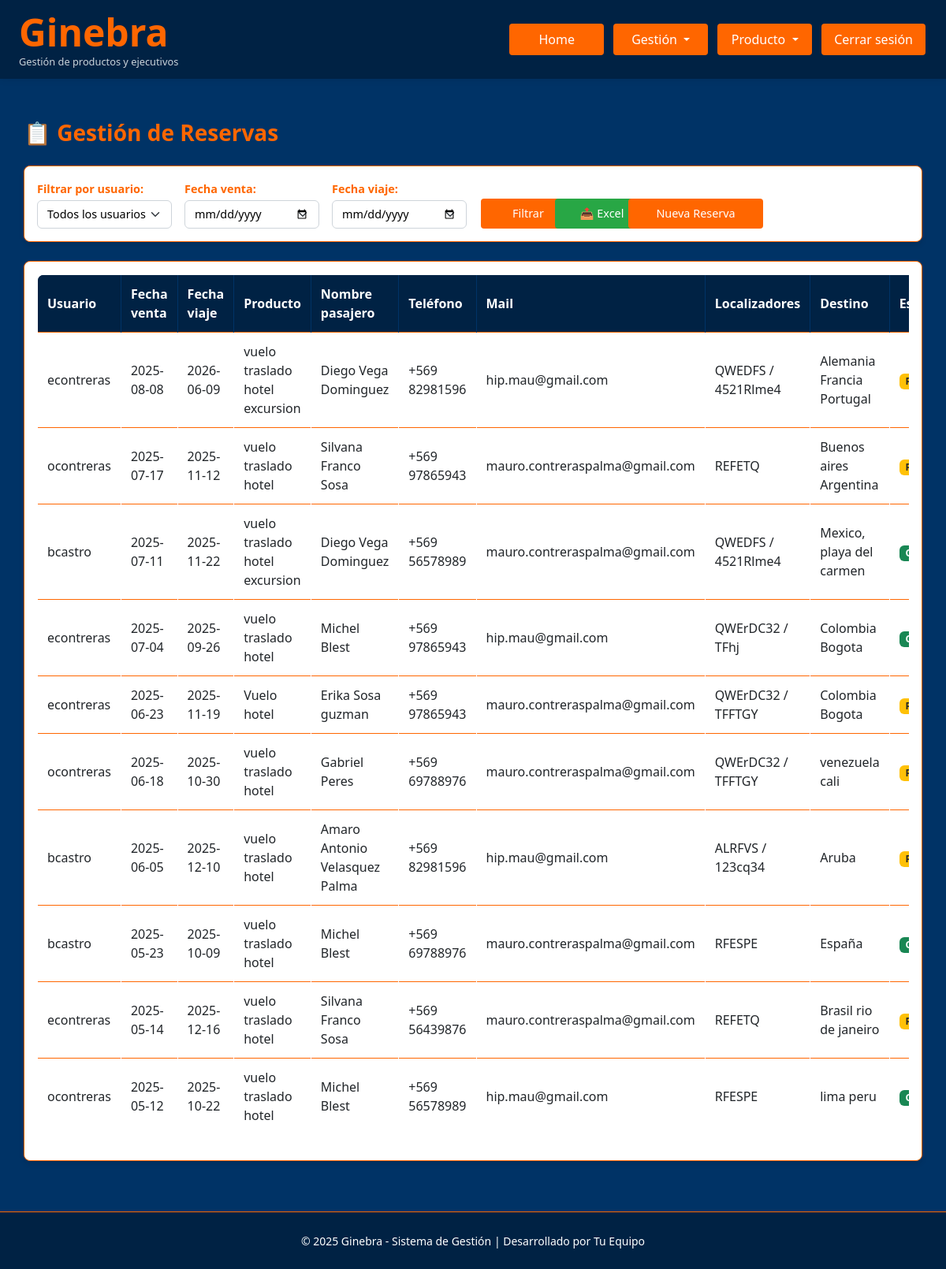
Screenshot of /admin/reservas (signed in) with the database file from the repository.
### Ginebra.py (models this page shows, shortened)
class Reserva(db.Model):
    id = db.Column(db.Integer, primary_key=True)
    usuario_id = db.Column(db.Integer, db.ForeignKey('usuario.id'), nullable=False)
    fecha_viaje = db.Column(db.Date, nullable=True, index=True)
    fecha_venta = db.Column(db.Date, nullable=True, index=True)
    producto = db.Column(db.String(100), index=True)
    modalidad_pago = db.Column(db.String(100), index=True)
    nombre_pasajero = db.Column(db.String(100), index=True)
    telefono_pasajero = db.Column(db.String(100), index=True)
    mail_pasajero = db.Column(db.String(100), index=True)
    precio_venta_total = db.Column(db.Numeric(12,2), default=Decimal('0.00'), index=True)
    precio_venta_neto = db.Column(db.Numeric(12,2), default=Decimal('0.00'), index=True)
    hotel_neto = db.Column(db.Numeric(12,2), default=Decimal('0.00'), index=True)
    vuelo_neto = db.Column(db.Numeric(12,2), default=Decimal('0.00'), index=True)
    traslado_neto = db.Column(db.Numeric(12,2), default=Decimal('0.00'), index=True)
    seguro_neto = db.Column(db.Numeric(12,2), default=Decimal('0.00'), index=True)
    circuito_neto = db.Column(db.Numeric(12,2), default=Decimal('0.00'), index=True)
    crucero_neto = db.Column(db.Numeric(12,2), default=Decimal('0.00'), index=True)
    excursion_neto = db.Column(db.Numeric(12,2), default=Decimal('0.00'), index=True)
    paquete_neto = db.Column(db.Numeric(12,2), default=Decimal('0.00'), index=True)
    ganancia_total =  db.Column(db.Numeric(12,2), default=Decimal('0.00'), index=True)
    comision_ejecutivo = db.Column(db.Numeric(12,2), default=Decimal('0.00'), index=True)
    comision_agencia = db.Column(db.Numeric(12,2), default=Decimal('0.00'), index=True)
    bonos = db.Column(db.Numeric(12,2), default=Decimal('0.00'), index=True)
    localizadores = db.Column(db.Text, nullable=True)
    nombre_ejecutivo = db.Column(db.String(100), index=True)
    correo_ejecutivo = db.Column(db.String(100), index=True)
    destino = db.Column(db.String(100))
    comentarios = db.Column(db.Text, nullable=True)
    comprobante_venta = db.Column(db.String(200))
    comprobante_pdf = db.Column(db.LargeBinary)
    estado_pago = db.Column(db.Enum(*ESTADO_PAGO_OPTIONS, name='estado_pago_reserva'), default='No Pagado')
    venta_cobrada = db.Column(db.Enum(*VENTA_COBRADA_OPTIONS, name='venta_cobrada_options'), default='No Cobrada')
    venta_emitida = db.Column(db.Enum(*VENTA_EMITIDA_OPTIONS, name='venta_emitida_options'), default='No Emitida')
    usuario = db.relationship('Usuario', backref=db.backref('reservas', lazy=True))
    empresa_id = db.Column(db.Integer, db.ForeignKey('empresa.id'), nullable=True)
    empresa = db.relationship('Empresa', backref=db.backref('reservas', lazy=True))

class Usuario(UserMixin, db.Model):
    id = db.Column(db.Integer, primary_key=True)
    username = db.Column(db.String(150), unique=True, nullable=False, index=True)
    password_hash = db.Column(db.String(256), nullable=False)
    nombre = db.Column(db.String(150), index=True)
    apellidos = db.Column(db.String(150), index=True)
    rut = db.Column(db.String(12), unique=True, nullable=True, index=True)
    fecha_nacimiento = db.Column(db.Date, index=True)
    fecha_ingreso = db.Column(db.Date, index=True)
    telefono = db.Column(db.String(20), index=True)
    correo_personal = db.Column(db.String(150), index=True)
    correo = db.Column(db.String(150), unique=True, nullable=False, index=True)
    direccion = db.Column(db.String(250), index=True)
    comision = db.Column(db.Numeric(12,2), default=Decimal('0'), index=True)
    sueldo = db.Column(db.Numeric(12,2), default=Decimal('0'), index=True)
    estado = db.Column(db.Enum(*ESTADO_OPTIONS, name='estado_usuario'), default='Activo')
    rol = db.Column(db.Enum(*ROLES, name='roles'), nullable=False)
    empresa_id = db.Column(db.Integer, db.ForeignKey('empresa.id'), nullable=True)
    empresa = db.relationship('Empresa', backref=db.backref('usuarios', lazy=True))
    @property
    def password(self):
        """No permite leer la contraseña directamente."""
        raise AttributeError('No se puede leer la contraseña')

### Ginebra.py (the view)
@app.route('/admin/reservas')
@login_required
@rol_required('admin', 'master', 'controling', 'ejecutivo', 'analista')
def admin_reservas():
    empresa_param = request.args.get('empresa_id', '')
    usuario_param = request.args.get('usuario_id', '')
    fecha_venta_param = request.args.get('fecha_venta', '')
    fecha_viaje_param = request.args.get('fecha_viaje', '')
    page = request.args.get('page', 1, type=int)
    per_page = 10
    query = Reserva.query.join(Usuario)
    if current_user.rol in ['ejecutivo', 'analista']:
        query = query.filter(Reserva.usuario_id == current_user.id)
    elif current_user.rol == 'controling':
        query = query.filter(Usuario.empresa_id == current_user.empresa_id)
    selected_empresa_id = empresa_param
    if empresa_param and current_user.rol in ['master', 'admin']:
        query = query.filter(Usuario.empresa_id == int(empresa_param))
    selected_usuario_id = usuario_param
    if usuario_param and current_user.rol in ['master', 'admin', 'controling']:
        query = query.filter(Reserva.usuario_id == int(usuario_param))
    selected_fecha_venta = fecha_venta_param
    if fecha_venta_param:
        query = query.filter(db.func.date(Reserva.fecha_venta) == fecha_venta_param)
    selected_fecha_viaje = fecha_viaje_param
    if fecha_viaje_param:
        query = query.filter(db.func.date(Reserva.fecha_viaje) == fecha_viaje_param)
    empresas = []
    usuarios = []
    if current_user.rol in ['master', 'admin']:
        empresas = Empresa.query.all()
        usuarios = Usuario.query.order_by(Usuario.nombre, Usuario.apellidos).all()
    elif current_user.rol == 'controling':
        usuarios = Usuario.query.filter(Usuario.empresa_id == current_user.empresa_id).order_by(Usuario.nombre, Usuario.apellidos).all()
    reservas = query.order_by(Reserva.fecha_venta.desc()).paginate(
        page=page, per_page=per_page, error_out=False
    )
    return render_template('admin_reservas.html',
                         reservas=reservas,
                         empresas=empresas,
                         usuarios=usuarios,
                         selected_empresa_id=selected_empresa_id,
                         selected_usuario_id=selected_usuario_id,
                         selected_fecha_venta=selected_fecha_venta,
                         selected_fecha_viaje=selected_fecha_viaje)

### Ginebra.py (called while the page is built)
@login_manager.user_loader
def load_user(user_id):
    return Usuario.query.get(int(user_id))

@app.context_processor
def inject_global_functions():
    return dict(ruta_inicio_por_rol=ruta_inicio_por_rol)

def rol_required(*roles):
    def decorator(f):
        @wraps(f)
        def wrapped(*args, **kwargs):
            if current_user.rol not in roles:
                flash('Acceso denegado.', 'danger')
                return redirect(url_for('dashboard'))
            return f(*args, **kwargs)
        return wrapped
    return decorator

def ruta_inicio_por_rol(usuario):
    if usuario.rol in ('master', 'admin'):
        return 'admin_panel'
    elif usuario.rol == 'controling':
        return 'controling_panel'
    elif usuario.rol == 'analista':
        return 'analista_panel'
    elif usuario.rol == 'ejecutivo':
        return 'ejecutivo_panel'
    else:
        return 'login'

### templates/admin_reservas.html (shortened to what this page needs)
{% extends "base.html" %}
{% block extra_css %}
<link rel="stylesheet" href="{{ url_for('static', filename='contabilidad_empresas.css') }}">
{% endblock %}
{% block content %}
<div class="container" style="margin-top: 120px;">
  <div class="d-flex justify-content-between align-items-center mb-4">
    <h3 class="mb-0">📋 Gestión de Reservas</h3>
  </div>
  <div class="card mb-4">
    <div class="card-body">
      <form method="GET" class="row g-3 align-items-end">
        {% if current_user.rol in ['master', 'admin', 'controling'] %}
        <div class="col-md-2">
          <label for="usuario_id" class="form-label">Filtrar por usuario:</label>
          <select class="form-select" id="usuario_id" name="usuario_id">
            <option value="">Todos los usuarios</option>
          </select>
        </div>
        {% endif %}
        <div class="col-md-2">
          <label for="fecha_venta" class="form-label">Fecha venta:</label>
          <input type="date" class="form-select" id="fecha_venta" name="fecha_venta"
                 value="{{ selected_fecha_venta or '' }}">
        </div>
        <div class="col-md-2">
          <label for="fecha_viaje" class="form-label">Fecha viaje:</label>
          <input type="date" class="form-select" id="fecha_viaje" name="fecha_viaje"
                 value="{{ selected_fecha_viaje or '' }}">
        </div>
        <div class="col-md-1">
          <button type="submit" class="btn btn-primary">Filtrar</button>
        </div>
        <div class="col-md-1">
          <a href="{{ url_for('exportar_reservas_admin', empresa_id=selected_empresa_id, usuario_id=selected_usuario_id, fecha_venta=selected_fecha_venta, fecha_viaje=selected_fecha_viaje) }}" class="btn btn-success w-100">📤 Excel</a>
        </div>
        <div class="col-md-2">
          <a href="{{ url_for('gestionar_reservas') }}" class="btn btn-custom w-100">Nueva Reserva</a>
        </div>
      </form>
    </div>
  </div>
  <div class="card">
    <div class="card-body">
      {% if reservas.items %}
      <div class="table-responsive">
  <table class="table table-bordered table-hover text-white align-middle w-100">
          <thead>
            <tr>
              <th>Usuario</th>
              <th>Fecha venta</th>
              <th>Fecha viaje</th>
              <th>Producto</th>
              <th>Nombre pasajero</th>
              <th>Teléfono</th>
              <th>Mail</th>
              <th>Localizadores</th>
              <th>Destino</th>
              <th>Estado</th>
            </tr>
          </thead>
          <tbody>
            {% for reserva in reservas.items %}
            <tr>
              <td>{{ reserva.usuario.username if reserva.usuario else 'Sin usuario' }}</td>
              <td>{{ reserva.fecha_venta.strftime('%Y-%m-%d') if reserva.fecha_venta else '-' }}</td>
              <td>{{ reserva.fecha_viaje.strftime('%Y-%m-%d') if reserva.fecha_viaje else '-' }}</td>
              <td>{{ reserva.producto or '-' }}</td>
              <td>{{ reserva.nombre_pasajero or '-' }}</td>
              <td>{{ reserva.telefono_pasajero or '-' }}</td>
              <td>{{ reserva.mail_pasajero or '-' }}</td>
              <td>{{ reserva.localizadores or '-' }}</td>
              <td>{{ reserva.destino or '-' }}</td>
              <td>
                {% if reserva.estado_pago == 'Pagado' and reserva.venta_cobrada == 'Cobrada' and reserva.venta_emitida == 'Emitida' %}
                  <span class="badge bg-success">OK</span>
                {% else %}
                  <span class="badge bg-warning text-dark">Pendiente</span>
                {% endif %}
              </td>
            </tr>
            {% endfor %}
          </tbody>
        </table>
      </div>
      {% else %}
      <div class="text-center py-5">
        <p class="mb-0">No hay reservas que coincidan con los filtros seleccionados.</p>
        <a href="{{ url_for('gestionar_reservas') }}" class="btn btn-custom mt-3">Crear primera reserva</a>
      </div>
      {% endif %}
    </div>
  </div>
</div>
{% endblock %}

### statics/base.css (style rules this page uses)
:root { --primary-bg-color: #003366; --secondary-bg-color: #002244; --accent-color: #ff6600; --text-color: #fff; --hover-color: #ffffff; --light-hover-color: #ffcc99; --success-color: #28a745; --warning-color: #ffc107; --danger-color: #dc3545; --info-color: #17a2b8; }
body { background-color: var(--primary-bg-color); color: var(--text-color); font-family: "Segoe UI", Tahoma, Geneva, Verdana, sans-serif; margin: 0; padding: 0; min-height: 100vh; }
a { color: var(--text-color); text-decoration: none; }
form { display: inline; }
.btn, .btn-custom, .dropdown-toggle, .btn-login { background-color: var(--accent-color) !important; color: var(--text-color) !important; border: none !important; padding: 8px 16px; border-radius: 4px; font-weight: 500; text-align: center; transition: background-color 0.3s ease; text-decoration: none; min-width: 120px; margin: 0 2px; }
.btn-success { background-color: var(--success-color) !important; }
.container { max-width: 1200px; margin: 0 auto; padding: 0 15px; }
h1, h2, h3, h4, h5, h6 { color: var(--accent-color); font-weight: 600; }
h3, h4 { margin-bottom: 1.5rem; }
.table { background-color: white; border: 1px solid var(--accent-color); color: #000; border-radius: 8px; overflow: hidden; }
.table thead { background-color: var(--secondary-bg-color); }
.table thead th { color: var(--text-color); border-color: var(--primary-bg-color); font-weight: 600; }
.table th, .table td { vertical-align: middle; border-color: #dee2e6; padding: 12px; }
.form-control, .form-select { background-color: white; border: 1px solid #ced4da; color: #000; }
.form-label { color: var(--text-color); font-weight: 500; margin-bottom: 0.5rem; }
.card { background-color: white; border: 1px solid var(--accent-color); border-radius: 8px; box-shadow: 0 4px 6px rgba(0, 0, 0, 0.1); }

### statics/contabilidad_empresas.css (style rules this page uses)
.table { background-color: rgba(255, 255, 255, 0.05); }
.table th { background-color: var(--secondary-bg-color); border-color: var(--accent-color); font-weight: 600; }
.table td { border-color: rgba(255, 255, 255, 0.1); vertical-align: middle; }
.btn-success { background-color: #28a745; border-color: #28a745; }
.card.mb-4 { min-height: auto; }
.card.mb-4 .card-body { padding: 1rem; }
.card.mb-4 .form-label { margin-bottom: 0.25rem; font-size: 0.9rem; }
.card.mb-4 .form-select { padding: 0.375rem 0.75rem; font-size: 0.9rem; }
.card .btn { min-height: 38px; width: 100%; display: flex; align-items: center; justify-content: center; line-height: 1.2; font-weight: 400; padding: 0.375rem 0.75rem; font-size: 0.9rem; }
.container { margin-top: 0px !important; }
h3 { color: var(--accent-color); font-weight: 600; }
.form-label { font-weight: 600; color: var(--accent-color); }

### rows the page displays
Reserva: usuario "econtreras", fecha_venta "2025-08-08", fecha_viaje "2026-06-09", producto "vuelo traslado hotel excursion", nombre_pasajero "Diego Vega Dominguez", telefono_pasajero "+569 82981596", mail_pasajero "hip.mau@gmail.com", localizadores "QWEDFS / 4521Rlme4", destino "Alemania Francia Portugal"
Reserva: usuario "ocontreras", fecha_venta "2025-07-17", fecha_viaje "2025-11-12", producto "vuelo traslado hotel", nombre_pasajero "Silvana Franco Sosa", telefono_pasajero "+569 97865943", mail_pasajero "mauro.contreraspalma@gmail.com", localizadores "REFETQ", destino "Buenos aires Argentina"
Reserva: usuario "bcastro", fecha_venta "2025-07-11", fecha_viaje "2025-11-22", producto "vuelo traslado hotel excursion", nombre_pasajero "Diego Vega Dominguez", telefono_pasajero "+569 56578989", mail_pasajero "mauro.contreraspalma@gmail.com", localizadores "QWEDFS / 4521Rlme4", destino "Mexico, playa del carmen"
Reserva: usuario "econtreras", fecha_venta "2025-07-04", fecha_viaje "2025-09-26", producto "vuelo traslado hotel", nombre_pasajero "Michel Blest", telefono_pasajero "+569 97865943", mail_pasajero "hip.mau@gmail.com", localizadores "QWErDC32 / TFhj", destino "Colombia Bogota"
Reserva: usuario "econtreras", fecha_venta "2025-06-23", fecha_viaje "2025-11-19", producto "Vuelo hotel", nombre_pasajero "Erika Sosa guzman", telefono_pasajero "+569 97865943", mail_pasajero "mauro.contreraspalma@gmail.com", localizadores "QWErDC32 / TFFTGY", destino "Colombia Bogota"
Reserva: usuario "ocontreras", fecha_venta "2025-06-18", fecha_viaje "2025-10-30", producto "vuelo traslado hotel", nombre_pasajero "Gabriel Peres", telefono_pasajero "+569 69788976", mail_pasajero "mauro.contreraspalma@gmail.com", localizadores "QWErDC32 / TFFTGY", destino "venezuela cali"
Reserva: usuario "bcastro", fecha_venta "2025-06-05", fecha_viaje "2025-12-10", producto "vuelo traslado hotel", nombre_pasajero "Amaro Antonio Velasquez Palma", telefono_pasajero "+569 82981596", mail_pasajero "hip.mau@gmail.com", localizadores "ALRFVS / 123cq34", destino "Aruba"
Reserva: usuario "bcastro", fecha_venta "2025-05-23", fecha_viaje "2025-10-09", producto "vuelo traslado hotel", nombre_pasajero "Michel Blest", telefono_pasajero "+569 69788976", mail_pasajero "mauro.contreraspalma@gmail.com", localizadores "RFESPE", destino "España"
Reserva: usuario "econtreras", fecha_venta "2025-05-14", fecha_viaje "2025-12-16", producto "vuelo traslado hotel", nombre_pasajero "Silvana Franco Sosa", telefono_pasajero "+569 56439876", mail_pasajero "mauro.contreraspalma@gmail.com", localizadores "REFETQ", destino "Brasil rio de janeiro"
Reserva: usuario "ocontreras", fecha_venta "2025-05-12", fecha_viaje "2025-10-22", producto "vuelo traslado hotel", nombre_pasajero "Michel Blest", telefono_pasajero "+569 56578989", mail_pasajero "hip.mau@gmail.com", localizadores "RFESPE", destino "lima peru"
